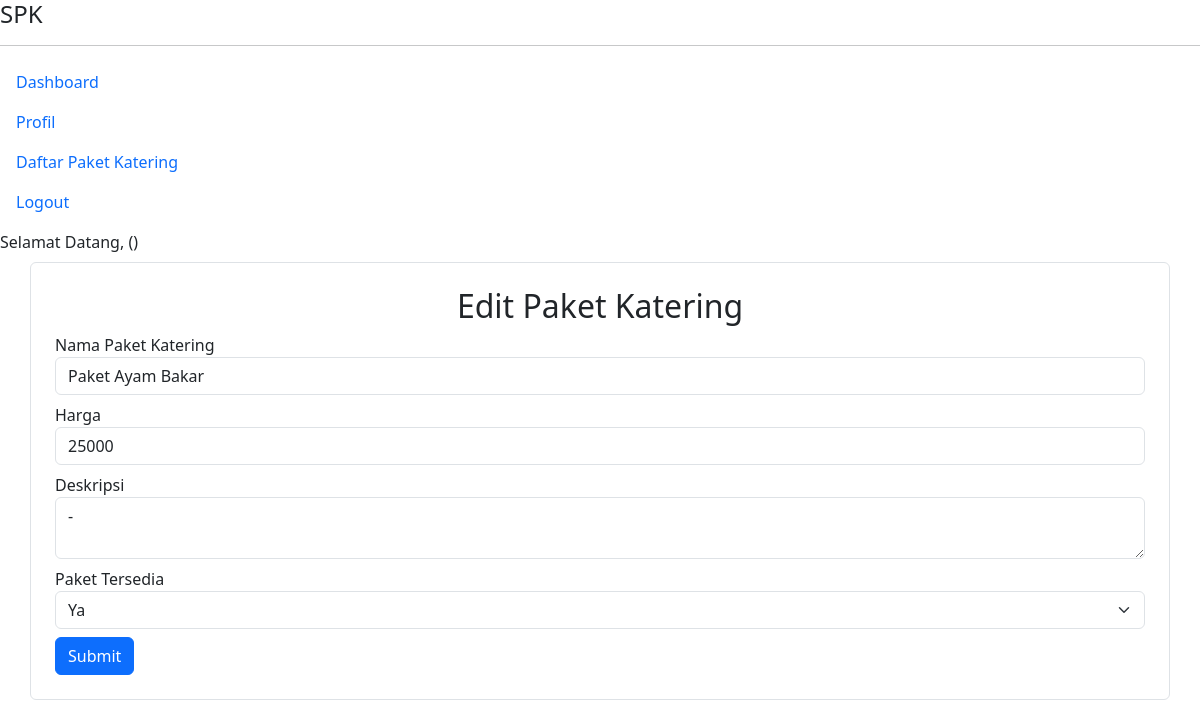
The app's page /pages/paket-katering/edit_paket_katering.php?id_paket_katering=11 with its own data.
### tables this page shows
CREATE TABLE `paket_katering` (
  `id_paket_katering` int(11) NOT NULL,
  `nama_paket` varchar(50) NOT NULL,
  `harga` int(11) NOT NULL,
  `deskripsi` text DEFAULT NULL,
  `tersedia` enum('Ya','Tidak') DEFAULT 'Ya'
);

### pages/paket-katering/edit_paket_katering.php (the view, shortened to what this page needs)
<?php
require_once __DIR__ . '/../../pages/layouts/header.php';
require_once __DIR__ . '/../../koneksi.php';
$id_paket_katering = $_GET['id_paket_katering'] ?? '';
$query = "SELECT * FROM paket_katering WHERE id_paket_katering = '$id_paket_katering'";
$result = mysqli_query($koneksi, $query);
$old_nama_paket = '';
$old_harga = '';
$old_deskripsi = '';
$old_tersedia = '';
if ($row = mysqli_fetch_assoc($result)) {
    $old_nama_paket = $row['nama_paket'];
    $old_harga = $row['harga'];
    $old_deskripsi = $row['deskripsi'];
    $old_tersedia = $row['tersedia'];
}
?>
<section>
    <div class="container border rounded p-4 mb-4 mt-2">
        <h2 class="text-center">Edit Paket Katering</h2>
        <form class="needs-validation" method="post">
            <div class="col-md mt-2">
                <label for="nama_paket" class="form-label" style="margin-bottom: -10px;">Nama Paket Katering</label>
                <input type="text" class="form-control" id="nama_paket" name="nama_paket"
                    value="<?= $old_nama_paket ?>">
            </div>
            <div class="col-md mt-2">
                <label for="harga" class="form-label" style="margin-bottom: -10px;">Harga</label>
                <input type="text" class="form-control" id="harga" name="harga" value="<?= $old_harga ?>">
            </div>
            <div class="col-md mt-2">
                <label for="deskripsi" class="form-label" style="margin-bottom: -10px;">Deskripsi</label>
                <textarea name="deskripsi" id="deskripsi"
                    class="form-control"><?= htmlspecialchars($old_deskripsi) ?></textarea>
            </div>
            <div class="col-md mt-2">
                <label for="status_item" class="form-label" style="margin-bottom: -10px;">Paket Tersedia</label>
                <?php
                $status_tersedia = [
                    'Ya' => 'Ya',
                    'Tidak' => 'Tidak',
                ];
                ?>
                <select class=" form-select" id="tersedia" name="tersedia" required>
                    <?php foreach ($status_tersedia as $value => $label): ?>
                        <option value="<?= $value ?>" <?= ($old_tersedia == $value) ? 'selected' : '' ?>>
                            <?= $label ?>
                        </option>
                    <?php endforeach; ?>
                </select>
            </div>
            <div class="col-12 mt-2">
                <button class="btn btn-primary" type="submit" name="submit">Submit</button>
            </div>
        </form>
    </div>
</section>
<?php
require_once __DIR__ . '/../../pages/layouts/footer.php';
?>

### records on screen
paket_katering: nama_paket "Paket Ayam Bakar", harga "25000", deskripsi "-", tersedia "Ya"
